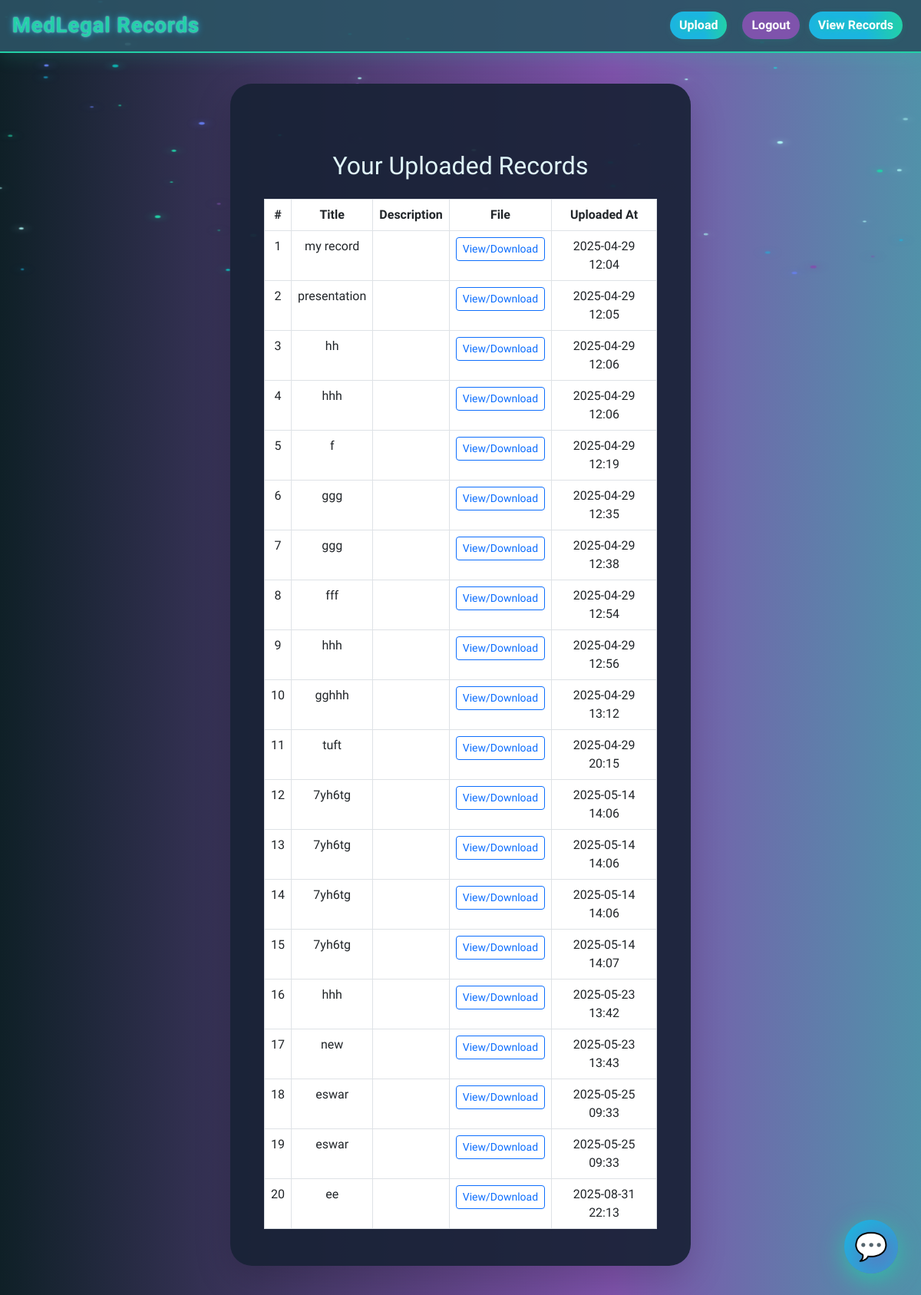
Page /core/records/ (signed in) on the committed database.
### core/models.py (models this page shows, shortened)
class Record(models.Model):
    user = models.ForeignKey(User, on_delete=models.CASCADE)
    title = models.CharField(max_length=255)
    file = models.FileField(upload_to='uploads/')
    uploaded_at = models.DateTimeField(auto_now_add=True)

### core/views.py (the view)
# urls.py: path('records/', views.records, name='records'),
@login_required
def records(request):
    records = Record.objects.filter(user=request.user)
    return render(request, 'records.html', {'records': records})

### core/templates/records.html
{% extends 'base.html' %}
{% load static %}
{% block content %}
<div class="container mt-5">
  <h2 class="mb-4 text-center">Your Uploaded Records</h2>
  {% if records %}
    <div class="table-responsive">
      <table class="table table-bordered table-hover text-center">
        <thead class="thead-dark">
          <tr>
            <th>#</th>
            <th>Title</th>
            <th>Description</th>
            <th>File</th>
            <th>Uploaded At</th>
          </tr>
        </thead>
        <tbody>
          {% for record in records %}
          <tr>
            <td>{{ forloop.counter }}</td>
            <td>{{ record.title }}</td>
            <td>{{ record.description }}</td>
            <td>
              <a href="{{ record.file.url }}" target="_blank" class="btn btn-sm btn-outline-primary">
                View/Download
              </a>
            </td>
            <td>{{ record.uploaded_at|date:"Y-m-d H:i" }}</td>
          </tr>
          {% endfor %}
        </tbody>
      </table>
    </div>
  {% else %}
    <div class="alert alert-info text-center">
      No records uploaded yet.
    </div>
  {% endif %}
</div>
{% endblock %}

### core/templates/base.html (style rules this page uses)
body { min-height: 100vh; margin: 0; font-family: 'Montserrat', Arial, sans-serif; background: linear-gradient(270deg, #0f2027, #2c5364, #1cb5e0, #6a82fb, #23d0a7, #7f53ac, #0f2027); background-size: 400% 400%; animation: gradientBG 18s ease-in-out infinite; color: #e0f7fa; overflow-x: hidden; }

### rows in the picture
Record: title "my record", uploaded_at "2025-04-29 12:04"
Record: title "presentation", uploaded_at "2025-04-29 12:05"
Record: title "hh", uploaded_at "2025-04-29 12:06"
Record: title "hhh", uploaded_at "2025-04-29 12:06"
Record: title "f", uploaded_at "2025-04-29 12:19"
Record: title "ggg", uploaded_at "2025-04-29 12:35"
Record: title "ggg", uploaded_at "2025-04-29 12:38"
Record: title "fff", uploaded_at "2025-04-29 12:54"
Record: title "hhh", uploaded_at "2025-04-29 12:56"
Record: title "gghhh", uploaded_at "2025-04-29 13:12"
Record: title "tuft", uploaded_at "2025-04-29 20:15"
Record: title "7yh6tg", uploaded_at "2025-05-14 14:06"
Record: title "7yh6tg", uploaded_at "2025-05-14 14:06"
Record: title "7yh6tg", uploaded_at "2025-05-14 14:06"
Record: title "7yh6tg", uploaded_at "2025-05-14 14:07"
Record: title "hhh", uploaded_at "2025-05-23 13:42"
Record: title "new", uploaded_at "2025-05-23 13:43"
Record: title "eswar", uploaded_at "2025-05-25 09:33"
Record: title "eswar", uploaded_at "2025-05-25 09:33"
Record: title "ee", uploaded_at "2025-08-31 22:13"
